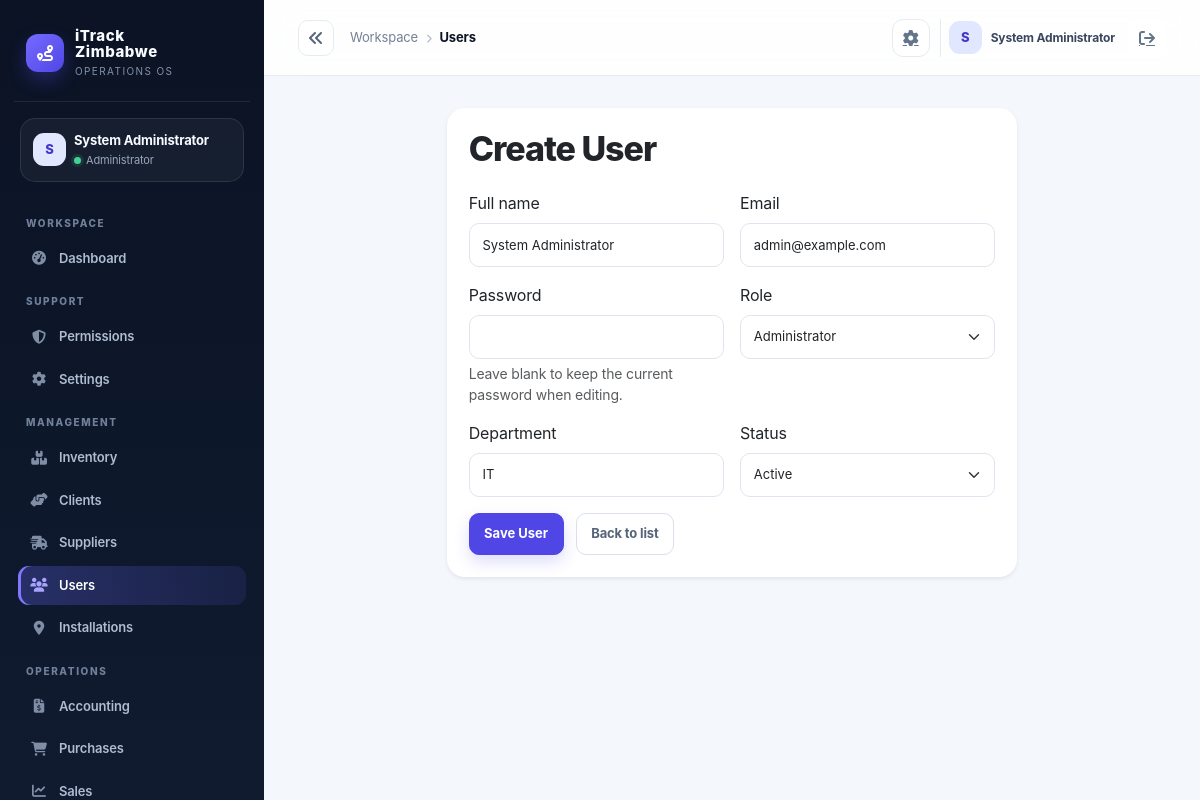
The app's page /index.php?controller=users&action=edit&id=2 (signed in) with its own data.
### tables this page shows
CREATE TABLE IF NOT EXISTS users (
  id INT AUTO_INCREMENT PRIMARY KEY,
  name VARCHAR(150) NOT NULL,
  email VARCHAR(150) NOT NULL UNIQUE,
  password_hash VARCHAR(255) NOT NULL,
  role VARCHAR(50) NOT NULL DEFAULT 'Staff',
  department VARCHAR(100) NOT NULL DEFAULT 'General',
  status VARCHAR(20) NOT NULL DEFAULT 'active',
  created_at TIMESTAMP DEFAULT CURRENT_TIMESTAMP
);

### app/controllers/UsersController.php (called while the page is built)
<?php
require_once dirname(__DIR__) . '/core/Controller.php'; require_once dirname(__DIR__) . '/models/User.php';
class UsersController extends Controller { private User $model; public function __construct(){ $this->model=new User(); } public function index():void{$this->requireModuleAccess('users', ['Administrator','Director','Finance Officer']);$this->view('users/index',['title'=>'Users','users'=>$this->model->all()]);} public function create():void{$this->requireRole(['Administrator']);$this->save();} public function edit():void{$this->requireRole(['Administrator']);$id=$this->sanitizeInt($_GET['id']??0);$user=$this->model->find($id);if(!$user)$this->redirect('/index.php?controller=users');$this->save($user,$id);} public function delete():void{$this->requireRole(['Administrator']);$id=$this->sanitizeInt($_GET['id']??0);if($id!==($_SESSION['user']['id']??0))$this->model->delete($id);$this->redirect('/index.php?controller=users');} private function save(?array $user=null,?int $id=null):void{if($_SERVER['REQUEST_METHOD']==='POST'){if(!$this->validateCsrf()){$this->view('users/form',['title'=>$id?'Edit User':'Create User','mode'=>$id?'edit':'create','user'=>$user,'error'=>'Invalid security token']);return;}$data=$_POST;if($id)$this->model->update($id,$data);else $this->model->create($data);$this->redirect('/index.php?controller=users');}$this->view('users/form',['title'=>$id?'Edit User':'Create User','mode'=>$id?'edit':'create','user'=>$user]);} }

### public/index.php (called while the page is built, shortened)
<?php
$uri = $_SERVER['REQUEST_URI'] ?? '/';
$controllerKey = $_GET['controller'] ?? null;
$actionKey = $_GET['action'] ?? null;
$route = $controllerKey ? [
    'controller' => ucfirst($controllerKey) . 'Controller',
    'action' => $actionKey ?? 'index',
] : Router::route($uri);
$actionName = $route['action'];
$controller = new $controllerName();
$controller->$actionName();

### app/core/Model.php (called while the page is built, shortened)
<?php
require_once dirname(__DIR__) . '/config/database.php';
abstract class Model
{
    protected PDO $db;
    public function __construct()
    {
        $this->db = Database::getInstance();
    }
    protected function fetchOne(string $sql, array $params = []): ?array
    {
        $stmt = $this->db->prepare($sql);
        $stmt->execute($params);
        $row = $stmt->fetch();
        return $row === false ? null : $row;
    }
    protected function execute(string $sql, array $params = []): int
    {
        $stmt = $this->db->prepare($sql);
        $stmt->execute($params);
        return $stmt->rowCount();
    }
}

### app/config/env.php (called while the page is built, shortened)
<?php
function loadEnv(): array
{
    static $loaded = null;
    if ($loaded !== null) {
        return $loaded;
    }
    $loaded = [];
    $envPath = dirname(__DIR__, 2) . '/.env';
    if (!is_readable($envPath)) {
        return $loaded;
    }
    return $loaded;
}
function env(string $key, $default = null)
{
    $vars = loadEnv();
    $value = getenv($key);
    return $value !== false ? $value : $default;
}

### app/config/app.php (called while the page is built)
<?php
require_once __DIR__ . '/env.php';
return [
    'app_name' => env('APP_NAME', 'iTrack Zimbabwe'),
    'environment' => strtolower((string) env('APP_ENV', 'development')),
    'db_driver' => strtolower((string) env('DB_DRIVER', 'auto')),
    'db_sqlite_path' => (string) env('DB_SQLITE_PATH', dirname(__DIR__, 2) . '/storage/itrack.sqlite'),
    'allow_registration' => filter_var(env('APP_ALLOW_REGISTRATION', !in_array(strtolower((string) env('APP_ENV', 'development')), ['prod', 'production'], true)), FILTER_VALIDATE_BOOLEAN),
    'session_secure' => filter_var(env('APP_SESSION_SECURE', false), FILTER_VALIDATE_BOOLEAN),
    'mail_from' => env('MAIL_FROM', 'no-reply@localhost'),
    'public_url' => rtrim((string) env('APP_PUBLIC_URL', ''), '/'),
    'debug' => filter_var(env('APP_DEBUG', false), FILTER_VALIDATE_BOOLEAN),
    'base_url' => env('APP_BASE_URL', '/itrack-zimbabwe'),
    'db' => [
        'host' => env('DB_HOST', '127.0.0.1'),
        'port' => env('DB_PORT', '3306'),
        'name' => env('DB_NAME', 'itrack_zimbabwe'),
        'user' => env('DB_USER', 'root'),
        'pass' => env('DB_PASS', ''),
    ],
    'session_name' => env('SESSION_NAME', 'itrack_session'),
    'csrf_token_name' => env('CSRF_TOKEN_NAME', 'csrf_token'),
    'upload_dir' => env('UPLOAD_DIR', dirname(__DIR__, 1) . '/uploads'),
    'openrouter_api_key' => env('OPENROUTER_API_KEY', ''),
    'openrouter_model' => env('OPENROUTER_MODEL', 'openrouter/free'),
];

### app/config/database.php (called while the page is built, shortened)
<?php
require_once dirname(__DIR__) . '/config/app.php';
class Database
{
    private static ?PDO $instance = null;
    public static function getInstance(): PDO
    {
        if (self::$instance === null) {
            $config = require dirname(__DIR__) . '/config/app.php';
            $mysqlEnabled = extension_loaded('pdo_mysql');
            if ($config['db_driver'] === 'sqlite') {
                self::$instance = self::createSqliteInstance($config);
            } elseif ($config['db_driver'] === 'mysql' || ($config['db_driver'] === 'auto' && $mysqlEnabled)) {
                try {
                    $dsn = sprintf('mysql:host=%s;port=%s;dbname=%s;charset=utf8mb4', $config['db']['host'], $config['db']['port'], $config['db']['name']);
                    self::$instance = new PDO($dsn, $config['db']['user'], $config['db']['pass'], [
                        PDO::ATTR_ERRMODE => PDO::ERRMODE_EXCEPTION,
                        PDO::ATTR_DEFAULT_FETCH_MODE => PDO::FETCH_ASSOC,
                        PDO::ATTR_EMULATE_PREPARES => false,
                    ]);
                } catch (PDOException $exception) {
                    if ($config['environment'] === 'production' || $config['db_driver'] === 'mysql') {
                        throw new RuntimeException('Unable to connect to the configured MySQL database.', 0, $exception);
                    }
                    self::$instance = self::createSqliteInstance($config);
                }
            } else {
                if ($config['environment'] === 'production' && $config['db_driver'] !== 'sqlite') {
                    throw new RuntimeException('Production requires DB_DRIVER=mysql or an explicit DB_DRIVER=sqlite configuration.');
                }
                self::$instance = self::createSqliteInstance($config);
            }
        }
        return self::$instance;
    }
}

### app/models/User.php (called while the page is built, shortened)
<?php
require_once dirname(__DIR__) . '/core/Model.php';
class User extends Model
{
    public function find(int $id): ?array
    {
        return $this->fetchOne('SELECT * FROM users WHERE id = :id', [':id' => $id]);
    }
}

### app/helpers/auth.php (called while the page is built, shortened)
<?php
function isLoggedIn(): bool
{
    return !empty($_SESSION['user']);
}
function currentUser(): ?array
{
    return $_SESSION['user'] ?? null;
}

### app/models/Permission.php (called while the page is built, shortened)
<?php
class Permission extends ModuleModel
{
    public function modulesForRole(string $role): array
    {
        $role = $role === 'admin' ? 'Administrator' : $role;
        $rows = $this->fetchAll('SELECT p.name FROM role_permissions rp JOIN permissions p ON p.id = rp.permission_id WHERE rp.role = ? AND p.name LIKE "module.%"', [$role]);
        return array_values(array_filter(array_map(fn(array $row): string => (string)preg_replace('/^module\\./', '', $row['name']), $rows)));
    }
}

### app/views/users/form.php (the view, shortened to what this page needs)
<?php $title = 'Create User'; ?>
<div class="row justify-content-center">
    <div class="col-lg-8">
        <div class="card shadow-sm border-0">
            <div class="card-body">
                <h2 class="h4 mb-4"><?= htmlspecialchars($title ?? 'Create User') ?></h2>
                <form method="post" class="row g-3">
                    <div class="col-md-6">
                        <label class="form-label">Full name</label>
                        <input type="text" name="name" class="form-control" value="<?= htmlspecialchars($user['name'] ?? '') ?>" required>
                    </div>
                    <div class="col-md-6">
                        <label class="form-label">Email</label>
                        <input type="email" name="email" class="form-control" value="<?= htmlspecialchars($user['email'] ?? '') ?>" required>
                    </div>
                    <div class="col-md-6">
                        <label class="form-label">Password</label>
                        <input type="password" name="password" class="form-control" <?= ($mode ?? 'create') === 'create' ? 'required' : '' ?>><div class="form-text">Leave blank to keep the current password when editing.</div>
                    </div>
                    <div class="col-md-6">
                        <label class="form-label">Role</label>
                        <select name="role" class="form-select">
                            <?php foreach (['Staff','Administrator','Director','Finance Officer','Procurement Officer','Store Officer','Sales Officer','Technician','IT Support'] as $role): ?><option <?= ($user['role'] ?? 'Staff') === $role ? 'selected' : '' ?>><?= htmlspecialchars($role) ?></option><?php endforeach; ?>
                        </select>
                    </div>
                    <div class="col-md-6">
                        <label class="form-label">Department</label>
                        <input type="text" name="department" class="form-control" value="<?= htmlspecialchars($user['department'] ?? 'General') ?>">
                    </div>
                    <div class="col-md-6">
                        <label class="form-label">Status</label>
                        <select name="status" class="form-select">
                            <option value="active" <?= ($user['status'] ?? 'active') === 'active' ? 'selected' : '' ?>>Active</option>
                        </select>
                    </div>
                    <div class="col-12">
                        <button class="btn btn-primary" type="submit">Save User</button>
                        <a class="btn btn-outline-secondary ms-2" href="/index.php?controller=users">Back to list</a>
                    </div>
                </form>
            </div>
        </div>
    </div>
</div>

### app/views/layouts/partials/sidebar.php (shortened to what this page needs)
<?php if (isLoggedIn()):
require_once dirname(__DIR__, 3) . '/models/Permission.php';
$currentController = strtolower($_GET['controller'] ?? 'dashboard');
$role = currentUser()['role'] ?? 'Staff';
$role = $role === 'admin' ? 'Administrator' : $role;
$permissionModel = new Permission();
$permissionModel->ensureModulePermissions();
$navModules = [
    ['label'=>'Dashboard','route'=>'dashboard','icon'=>'fa-gauge-high','roles'=>['Administrator','Director','Finance Officer','Procurement Officer','Store Officer','Sales Officer','Technician','Staff'],'group'=>'Workspace'],
    ['label'=>'Permissions','route'=>'permissions','icon'=>'fa-shield-halved','roles'=>['Administrator'],'group'=>'Support'],
];
foreach ($permissionModel->moduleDefinitions() as $module) {
    $navModules[] = [
        'label' => $module['label'],
        'route' => $module['route'],
        'icon' => $module['icon'],
        'roles' => $module['default_roles'],
        'group' => $module['group'],
    ];
}
$grouped = [];
foreach ($navModules as $module) {
    $grouped[$module['group']][] = $module;
}
$user = currentUser() ?? [];
$initials = strtoupper(substr((string)($user['name'] ?? 'U'), 0, 1));
?>
<aside class="sidebar" aria-label="Primary navigation">
    <div class="brand"><div class="brand-mark"><i class="fa-solid fa-route"></i></div><div><div class="brand-title">iTrack<br>Zimbabwe</div><div class="brand-subtitle">Operations OS</div></div></div>
    <div class="profile-chip"><div class="d-flex align-items-center gap-2"><div class="avatar"><?= htmlspecialchars($initials) ?></div><div class="min-w-0"><div class="profile-name"><?= htmlspecialchars($user['name'] ?? 'User') ?></div><div class="profile-role"><span class="status-dot"></span><?= htmlspecialchars($role) ?></div></div></div></div>
    <?php foreach ($grouped as $group => $items): ?><div class="nav-title"><?= htmlspecialchars($group) ?></div><ul class="nav flex-column px-1"><?php foreach ($items as $item): ?><li class="nav-item"><a class="nav-link <?= $currentController === strtolower($item['route']) ? 'active' : '' ?>" title="<?= htmlspecialchars($item['label'], ENT_QUOTES, 'UTF-8') ?>" aria-label="<?= htmlspecialchars($item['label'], ENT_QUOTES, 'UTF-8') ?>" href="<?= $item['route'] === 'dashboard' ? '/dashboard.php' : '/index.php?controller=' . urlencode($item['route']) ?>"><i class="fa-solid <?= htmlspecialchars($item['icon']) ?>"></i><span><?= htmlspecialchars($item['label']) ?></span></a></li><?php endforeach; ?></ul><?php endforeach; ?>
</aside>
<?php endif; ?>

### app/views/layouts/partials/header.php (shortened to what this page needs)
<?php
$headerUser = currentUser() ?? [];
$headerName = $headerUser['name'] ?? 'User';
$headerInitial = strtoupper(substr((string)$headerName, 0, 1));
$headerController = strtolower($_GET['controller'] ?? 'dashboard');
$headerLabels = ['dashboard'=>'Overview','inventory'=>'Inventory','clients'=>'Clients','supplier'=>'Suppliers','users'=>'Users','gps'=>'Installations','accounting'=>'Accounting','purchases'=>'Purchases','sales'=>'Sales','requisition'=>'Requisitions','reports'=>'Reports','settings'=>'Settings'];
$headerSection = basename($_SERVER['SCRIPT_NAME'] ?? '') === 'dashboard.php' ? 'Overview' : ($headerLabels[$headerController] ?? ucfirst($headerController));
?>
<header class="topbar">
    <button class="sidebar-collapse-toggle" type="button" aria-label="Collapse sidebar" aria-expanded="true" title="Collapse sidebar"><i class="fa-solid fa-angles-left"></i></button>
    <div class="crumb"><span class="d-none d-sm-inline">Workspace</span><i class="fa-solid fa-chevron-right mx-2" style="font-size:9px;color:#aab4c4"></i><strong><?= htmlspecialchars($headerSection) ?></strong></div>
    <div class="top-actions">
        <a class="icon-button d-none d-sm-grid" href="/index.php?controller=settings" aria-label="Settings"><i class="fa-solid fa-gear"></i></a>
        <div class="user-pill"><div class="avatar"><?= htmlspecialchars($headerInitial) ?></div><span><?= htmlspecialchars($headerName) ?></span><a class="icon-button border-0 ms-1" href="/logout.php" aria-label="Sign out"><i class="fa-solid fa-arrow-right-from-bracket"></i></a></div>
    </div>
</header>

### records on screen
users: name "S", name "System Administrator", role "Administrator", email "admin@example.com", department "IT", status "Active"

### other values on screen
$group "WORKSPACE"
$item['label'] "Dashboard"
$group "SUPPORT"
$item['label'] "Permissions"
$item['label'] "Settings"
$group "MANAGEMENT"
$item['label'] "Inventory"
$item['label'] "Clients"
$item['label'] "Suppliers"
$item['label'] "Users"
$item['label'] "Installations"
$group "OPERATIONS"
$item['label'] "Accounting"
$item['label'] "Purchases"
$item['label'] "Sales"
